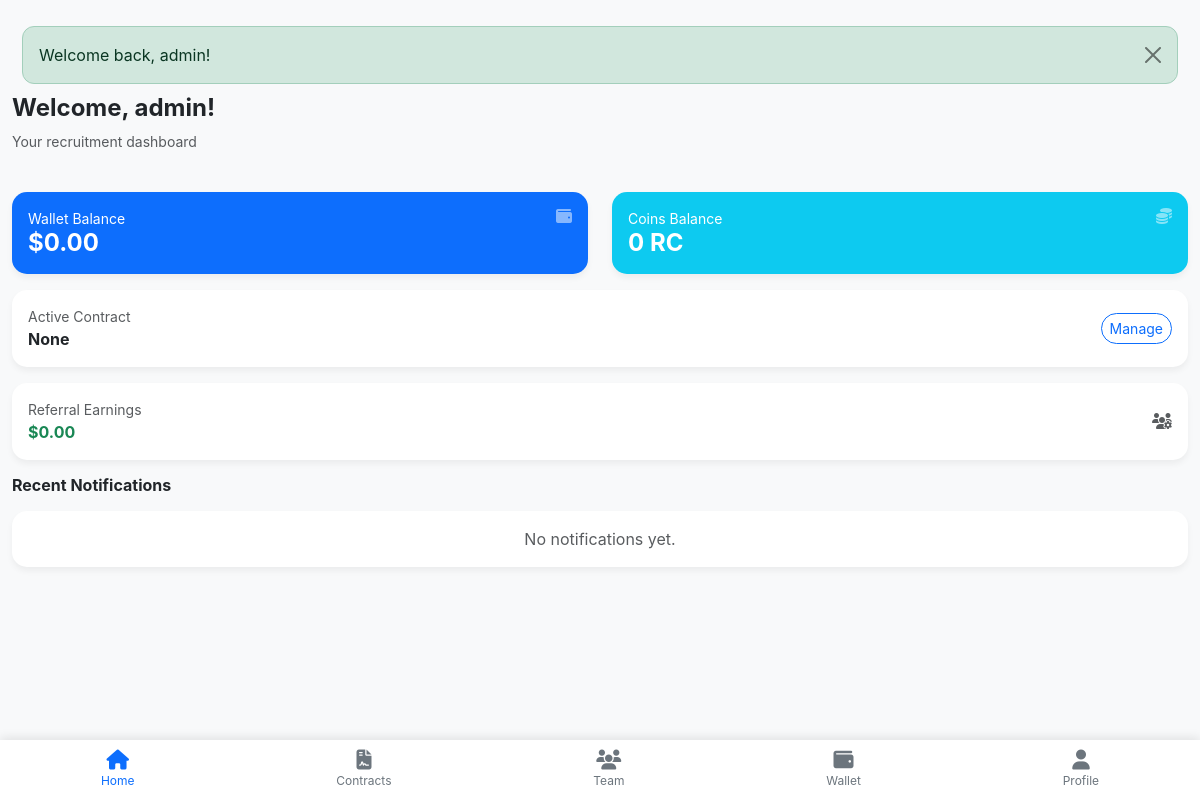
/user/dashboard.php (signed in), run on the app's committed database.
### tables this page shows
CREATE TABLE IF NOT EXISTS users (
    id INT AUTO_INCREMENT PRIMARY KEY,
    phone VARCHAR(20) UNIQUE NOT NULL,
    email VARCHAR(100) UNIQUE NOT NULL,
    username VARCHAR(50) UNIQUE NOT NULL,
    password VARCHAR(255) NOT NULL,
    ref_code VARCHAR(20) UNIQUE NOT NULL,
    referred_by INT,
    is_verified TINYINT(1) DEFAULT 0,
    otp_hash VARCHAR(255),
    otp_expiry DATETIME,
    resend_count INT DEFAULT 0,
    last_resend_at DATETIME,
    balance DECIMAL(15, 2) DEFAULT 0.00,
    coin_balance DECIMAL(15, 2) DEFAULT 0.00,
    role ENUM('user', 'admin') DEFAULT 'user',
    created_at TIMESTAMP DEFAULT CURRENT_TIMESTAMP,
    updated_at TIMESTAMP DEFAULT CURRENT_TIMESTAMP ON UPDATE CURRENT_TIMESTAMP,
    FOREIGN KEY (referred_by) REFERENCES users(id) ON DELETE SET NULL
);

### includes/auth.php (called while the page is built, shortened)
<?php
require_once __DIR__ . '/functions.php';
function get_logged_in_user($pdo) {
    $stmt = $pdo->prepare("SELECT * FROM users WHERE id = ?");
    $stmt->execute([$_SESSION['user_id']]);
    return $stmt->fetch();
}
?>

### user/dashboard.php (the view, shortened to what this page needs)
<?php
require_once __DIR__ . '/../includes/functions.php';
require_once __DIR__ . '/../includes/auth.php';
$user = get_logged_in_user($pdo);
$stmt = $pdo->prepare("SELECT c.name FROM user_contracts uc JOIN contracts c ON uc.contract_id = c.id WHERE uc.user_id = ? AND uc.status = 'active' LIMIT 1");
$stmt->execute([$user['id']]);
$active_contract = $stmt->fetch();
$stmt = $pdo->prepare("SELECT SUM(amount) as total FROM transactions WHERE user_id = ? AND type = 'referral' AND status = 'completed'");
$stmt->execute([$user['id']]);
$referral_earnings = $stmt->fetch()['total'] ?? 0;
$stmt = $pdo->prepare("SELECT * FROM notifications WHERE user_id = ? ORDER BY created_at DESC LIMIT 5");
$stmt->execute([$user['id']]);
$notifications = $stmt->fetchAll();
include __DIR__ . '/../includes/header.php';
?>
<div class="row">
    <div class="col-12 mb-4">
        <h4 class="fw-bold">Welcome, <?php echo htmlspecialchars($user['username']); ?>!</h4>
        <p class="text-muted small">Your recruitment dashboard</p>
    </div>
    <div class="col-6 mb-3">
        <div class="card p-3 h-100 bg-primary text-white">
            <small>Wallet Balance</small>
            <h4 class="mb-0 fw-bold"><?php echo format_currency($user['balance']); ?></h4>
            <i class="fas fa-wallet position-absolute top-0 end-0 p-3 opacity-50"></i>
        </div>
    </div>
    <div class="col-6 mb-3">
        <div class="card p-3 h-100 bg-info text-white">
            <small>Coins Balance</small>
            <h4 class="mb-0 fw-bold"><?php echo number_format($user['coin_balance'], 0); ?> RC</h4>
            <i class="fas fa-coins position-absolute top-0 end-0 p-3 opacity-50"></i>
        </div>
    </div>
    <div class="col-12 mb-3">
        <div class="card p-3">
            <div class="d-flex justify-content-between align-items-center">
                <div>
                    <small class="text-muted d-block">Active Contract</small>
                    <span class="fw-bold"><?php echo $active_contract ? htmlspecialchars($active_contract['name']) : 'None'; ?></span>
                </div>
                <div>
                    <a href="/user/contracts.php" class="btn btn-sm btn-outline-primary rounded-pill">Manage</a>
                </div>
            </div>
        </div>
    </div>
    <div class="col-12 mb-3">
        <div class="card p-3">
            <div class="d-flex justify-content-between align-items-center">
                <div>
                    <small class="text-muted d-block">Referral Earnings</small>
                    <span class="fw-bold text-success"><?php echo format_currency($referral_earnings); ?></span>
                </div>
                <i class="fas fa-users-cog text-muted"></i>
            </div>
        </div>
    </div>
    <div class="col-12">
        <h6 class="fw-bold mb-3">Recent Notifications</h6>
        <?php if (empty($notifications)): ?>
            <div class="card p-3 text-center">
                <p class="text-muted mb-0">No notifications yet.</p>
            </div>
        <?php endif; ?>
    </div>
</div>
<?php include __DIR__ . '/../includes/footer.php'; ?>

### assets/css/style.css (style rules this page uses)
body { -webkit-tap-highlight-color: transparent; user-select: none; }
.card { transition: transform 0.2s ease; }

### includes/header.php (style rules this page uses)
body { background-color: #f8f9fa; font-family: 'Inter', sans-serif; padding-bottom: 70px; }
.card { border-radius: 15px; border: none; box-shadow: 0 4px 6px rgba(0,0,0,0.05); }

### data on the page
users: username "admin", balance "$0.00", coin_balance "0"

### other printed values
$flash['message'] "Welcome back, admin!"
format_currency($referral_earnings) "$0.00"
